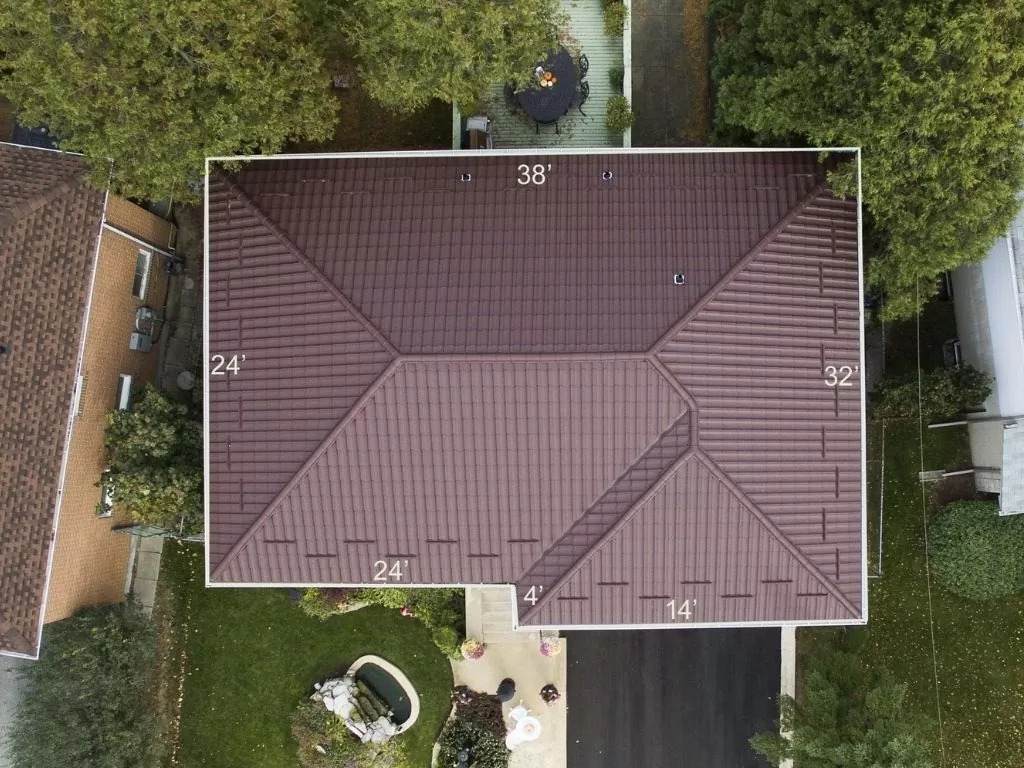
#> input picture example3.jpg, 1024 x 768 px
$ python -i streamlit_app.py   (imports and definitions only)
#> lines starting #> are read from the running program, lines starting #| are printed output that depends on the picture; after the words box and inside, x2 and y2 are one past the last pixel; in counts of white or black regions, pixels touching at a corner belong together
#> further down, picture is the input picture: PIL image 1024x768 RGB; mean R, G, B 101.9, 93.7, 79.3
# app.py
import streamlit as st
from analysis.image_segmentation import segment_rooftop
from analysis.solar_estimation import estimate_panels_and_power
from analysis.roi_calculator import calculate_roi
from PIL import Image
import os

# [26 lines not run here, left out]


# analysis/image_segmentation.py
import numpy as np
import cv2
from PIL import Image

def segment_rooftop(image: Image.Image):
    # Convert to NumPy array and resize
    img = np.array(image.convert('RGB'))
    img = cv2.resize(img, (512, 512))
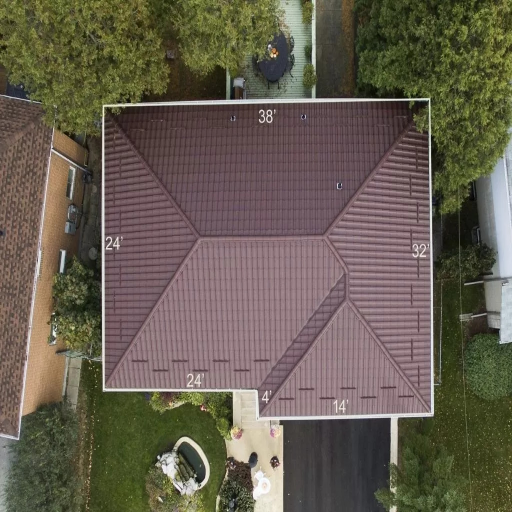
#> img: shape (512, 512, 3); mean R, G, B 101.9, 93.7, 79.3

    # Dummy segmentation logic (placeholder for AI model like SAM or U-Net)
    gray = cv2.cvtColor(img, cv2.COLOR_RGB2GRAY)
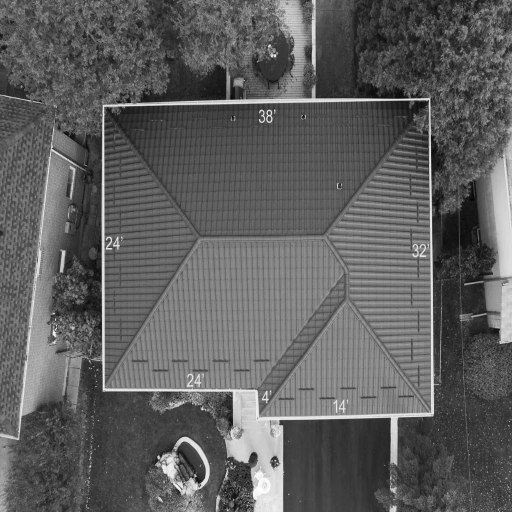
#> gray: shape (512, 512); min 3, max 253, mean 94.5
    _, mask = cv2.threshold(gray, 128, 255, cv2.THRESH_BINARY)
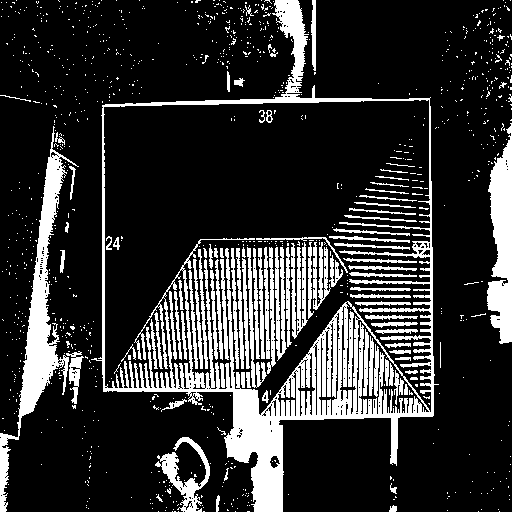
#> mask: shape (512, 512); 19.2% white; 1020 white regions (921 under 20 px), largest, box (x1, y1, x2, y2) and area: (91, 0, 439, 512) 21484, (0, 126, 79, 512) 5584, (487, 123, 512, 344) 3673
    mask_colored = cv2.cvtColor(mask, cv2.COLOR_GRAY2RGB)

    # Calculate usable area (mock logic, assume 1px = 0.25m² and 70% efficiency)
    total_white_pixels = np.sum(mask == 255)
#> total_white_pixels = 50391
    area_per_pixel_m2 = 0.25
    usable_area_m2 = total_white_pixels * area_per_pixel_m2 * 0.7
#> usable_area_m2 = 8818.4

    # Confidence mock (use mean brightness as proxy)
    confidence = np.mean(gray) / 255
#> confidence = 0.371

    return Image.fromarray(mask_colored), usable_area_m2, confidence


# analysis/solar_estimation.py
def estimate_panels_and_power(usable_area_m2: float):
    panel_area_m2 = 1.6  # Standard panel size
    panel_wattage = 400  # Each panel produces 400W

    panel_count = int(usable_area_m2 // panel_area_m2)
    total_power_kw = (panel_count * panel_wattage) / 1000  # in kW

    return panel_count, total_power_kw


# analysis/roi_calculator.py
def calculate_roi(panel_count: int, power_kw: float):
    cost_per_panel = 20000  # ₹ per panel
    annual_sun_hours = 1500  # average sunlight hours/year
    unit_rate = 8  # ₹ per kWh

    installation_cost = panel_count * cost_per_panel
    annual_generation_kwh = power_kw * annual_sun_hours
    annual_savings = annual_generation_kwh * unit_rate
    payback_years = installation_cost / annual_savings if annual_savings else 0
    total_savings_25yrs = annual_savings * 25

    return {
        "installation_cost": int(installation_cost),
        "annual_savings": int(annual_savings),
        "payback_years": payback_years,
        "total_savings_25yrs": int(total_savings_25yrs)
    }


# example output (mock)
# Input image: 120m² usable area
# → 75 panels
# → 30 kW power output
# → ₹15,00,000 installation cost
# → ₹3,60,000 annual savings
# → Payback in ~4.2 years
# → ₹90,00,000 savings in 25 years

>>> from PIL import Image
>>> picture = Image.open('../example3.jpg')
>>> result = segment_rooftop(picture)
